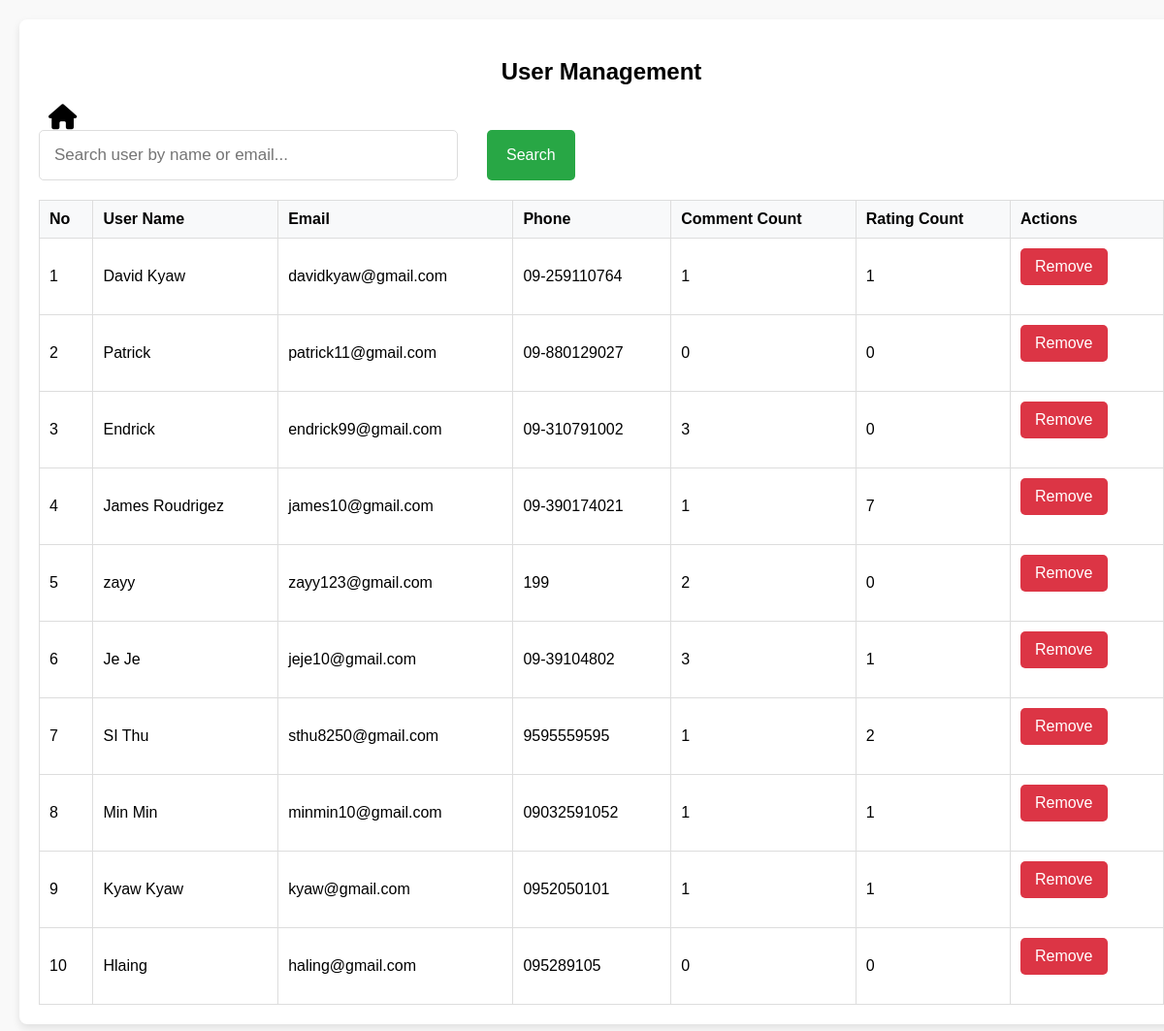
Screenshot of /Admin/php/usermgmt.php with the database file from the repository.
### tables this page shows
CREATE TABLE `user` (
  `user_id` int(11) NOT NULL,
  `user_name` varchar(225) NOT NULL,
  `user_email` varchar(225) NOT NULL,
  `user_phone` varchar(225) NOT NULL,
  `user_pass` varchar(225) NOT NULL,
  `user_conpass` varchar(225) NOT NULL
);

### Admin/php/usermgmt.php (the view, shortened to what this page needs)
<?php
    include "function.php";
?>
<!DOCTYPE html>
<html lang="en">
<head>
    <link rel="stylesheet" href="https://cdnjs.cloudflare.com/ajax/libs/font-awesome/6.7.2/css/all.min.css" />
    <link rel="stylesheet" href="../css/restaurantmgmt.css?v=<?php echo time(); ?>">
</head>
<body>
    <div class="container">
        <h2>User Management</h2>
        <a href="../php/dashboard.php" style="text-decoration: none; margin: 20px 10px;"><i class="fa-solid fa-house" style="font-size: 26px; color:#000;"></i></a>
        <div class="top-bar">
            <form method="POST" action="usermgmt.php">
                <div class="search">
                    <input type="text" name="search" placeholder="Search user by name or email..." required>
                    <button type="submit" name="search-btn">Search</button>
                </div>
            </form>
        </div>
        <table>
            <thead>
                <tr>
                    <th>No</th>
                    <th>User Name</th>
                    <th>Email</th>
                    <th>Phone</th>
                    <th>Comment Count</th>
                    <th>Rating Count</th>
                    <th>Actions</th>
                </tr>
            </thead>
            <tbody>
                <?php
                    if(isset($_POST['search-btn'])){
                        $searchTerm = mysqli_real_escape_string($db, $_POST['search']);
                        $query = "SELECT user.*,
                                         (SELECT COUNT(*) FROM comment WHERE user_id = user.user_id) AS comment_count,
                                         (SELECT COUNT(*) FROM ratings WHERE user_id = user.user_id) AS rating_count
                                  FROM user
                                  WHERE user.user_name LIKE '%$searchTerm%' OR user.user_email LIKE '%$searchTerm%'";
                    } else {
                        $query = "SELECT user.*,
                                         (SELECT COUNT(*) FROM comment WHERE user_id = user.user_id) AS comment_count,
                                         (SELECT COUNT(*) FROM ratings WHERE user_id = user.user_id) AS rating_count
                                  FROM user";
                    }
                    $result = mysqli_query($db, $query);
                    if(mysqli_num_rows($result) > 0){
                        $num = 0;
                        foreach($result as $row){
                            $num = $num + 1;
                ?>
                    <tr>
                        <td><?php echo $num; ?></td>
                        <td><?php echo htmlspecialchars($row['user_name']); ?></td>
                        <td><?php echo htmlspecialchars($row['user_email']); ?></td>
                        <td><?php echo htmlspecialchars($row['user_phone']); ?></td>
                        <td><?php echo htmlspecialchars($row['comment_count']); ?></td>
                        <td><?php echo htmlspecialchars($row['rating_count']); ?></td>
                        <td class="actions">
                            <button class="delete"><a href="../php/usermgmt.php?userid=<?php echo htmlspecialchars($row['user_id']); ?>">Remove</a></button>
                        </td>
                    </tr>
                <?php
                        }
                    } else {
                        echo "<tr><td colspan='7'>No users found matching your search.</td></tr>";
                    }
                ?>
            </tbody>
        </table>
    </div>
</body>
</html>

### Admin/css/restaurantmgmt.css (style rules this page uses)
body { font-family: Arial, sans-serif; background-color: #f9f9f9; margin: 0; padding: 20px; }
.container { width: 100%; margin: auto; background: #fff; padding: 20px; border-radius: 8px; box-shadow: 0 4px 8px rgba(0, 0, 0, 0.1); }
h2 { text-align: center; margin-bottom: 20px; }
.top-bar { display: flex; justify-content: space-between; margin-bottom: 20px; }
.top-bar .search { display: flex; gap: 30px; }
.top-bar input { width: 400px; padding: 15px; font-size: 17px; border: 1px solid #ddd; border-radius: 5px; }
.top-bar button { padding: 10px 20px; background-color: #28a745; color: #fff; border: none; border-radius: 5px; cursor: pointer; font-size: 16px; }
table { width: 100%; border-collapse: collapse; }
table th, table td { text-align: left; padding: 10px; border: 1px solid #ddd; }
table th { background-color: #f8f9fa; }
.actions button { margin-bottom: 20px; margin-right: 10px; padding: 10px 15px; border: none; border-radius: 5px; cursor: pointer; font-size: 16px; }
.actions .delete a { text-decoration: none; color: #fff; font-size: 16px; }
.actions .delete { background-color: #dc3545; color: #fff; }

### rows the page displays
user: user_name "David Kyaw", user_email "davidkyaw@gmail.com", user_phone "09-259110764", comment_count "1", rating_count "1"
user: user_name "Patrick", user_email "patrick11@gmail.com", user_phone "09-880129027", comment_count "0", rating_count "0"
user: user_name "Endrick", user_email "endrick99@gmail.com", user_phone "09-310791002", comment_count "3", rating_count "0"
user: user_name "James Roudrigez", user_email "james10@gmail.com", user_phone "09-390174021", comment_count "1", rating_count "7"
user: user_name "zayy", user_email "zayy123@gmail.com", user_phone "199", comment_count "2", rating_count "0"
user: user_name "Je Je", user_email "jeje10@gmail.com", user_phone "09-39104802", comment_count "3", rating_count "1"
user: user_name "SI Thu", user_email "sthu8250@gmail.com", user_phone "9595559595", comment_count "1", rating_count "2"
user: user_name "Min Min", user_email "minmin10@gmail.com", user_phone "09032591052", comment_count "1", rating_count "1"
user: user_name "Kyaw Kyaw", user_email "kyaw@gmail.com", user_phone "0952050101", comment_count "1", rating_count "1"
user: user_name "Hlaing", user_email "haling@gmail.com", user_phone "095289105", comment_count "0", rating_count "0"
